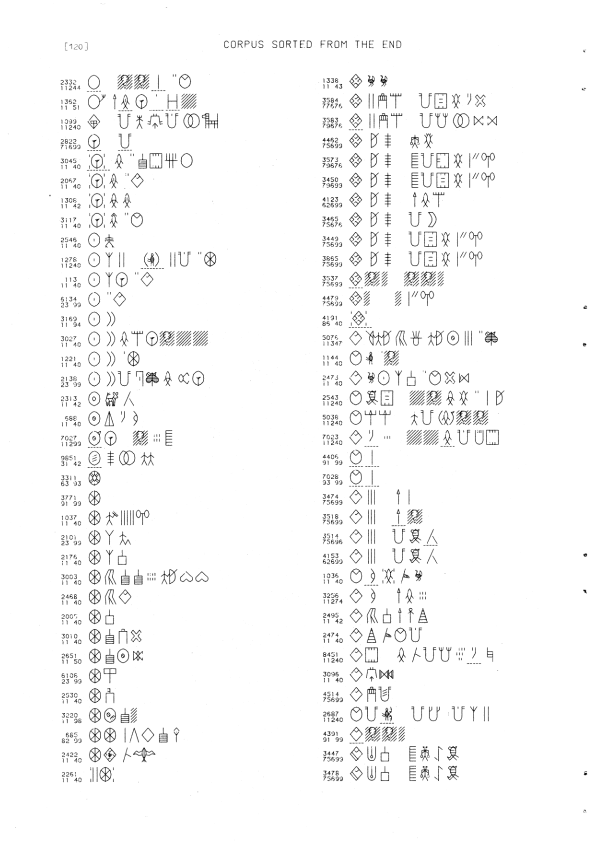
#> input picture experiments/2026-10-07-helsinki1979-digitization/repair/2026-10-07-v1/blind/page-count-source/pdf121.png, 1190 x 1682 px, given in place of seal_images, which was not available (shown at 1/2 size)
$ python -i contact_sheet.py   (imports and definitions only)
#> lines starting #> are read from the running program, lines starting #| are printed output that depends on the picture
"""Compose local image crops into labelled contact sheets for visual checking.

Usage (from the repository root):
    python -I experiments/2026-10-13-image-index-and-units/contact_sheet.py OUT.png NAME [NAME ...]
    python -I experiments/2026-10-13-image-index-and-units/contact_sheet.py OUT.png --list FILE.txt

Each NAME is a file in data/lipi/public/seal_images/. Each cell holds the whole crop scaled
to fit (caption included) with a numbered label above it, so the reader can check the
printed caption against the file name. Options: --cols N (default 4), --cell W (default
420 pixels), --labels short|full, --bottom F (show the lower fraction F of each crop,
enlarged, to read a caption). Sheets are written under
data/raw/2026-10-13-image-index-and-units/ and never tracked, because they reproduce
CISI photographs.
"""
import argparse
import pathlib
import sys

from PIL import Image, ImageDraw, ImageFont

ROOT = pathlib.Path(__file__).resolve().parents[2]
CROPS = ROOT / "data/lipi/public/seal_images"
RAW = ROOT / "data/raw/2026-10-13-image-index-and-units"


def font(size):
#> called with size = 16
    for name in ("arial.ttf", "DejaVuSans.ttf"):
        try:
            return ImageFont.truetype(name, size)
        except OSError:
            continue
    return ImageFont.load_default()


def sheet(names, out, cols=4, cell=420, labels="full", numbers=None, bottom=None):
    f = font(16)
    label_h = 24
    rows = (len(names) + cols - 1) // cols
    canvas = Image.new("RGB", (cols * cell, rows * (cell + label_h)), "white")
#> canvas: PIL image 1680x10656 RGB; every value is 255
    draw = ImageDraw.Draw(canvas)
    for i, name in enumerate(names):
        r, c = divmod(i, cols)
        x0, y0 = c * cell, r * (cell + label_h)
        num = numbers[i] if numbers else str(i + 1)
        text = num if labels == "short" else f"{num}: {name}"
        draw.text((x0 + 4, y0 + 3), text[:60], fill="red", font=f)
        try:
            im = Image.open(CROPS / name).convert("RGB")
        except (OSError, FileNotFoundError):
            draw.text((x0 + 10, y0 + label_h + 10), "unreadable", fill="red", font=f)
            continue
        if bottom:
            w, h = im.size
            im = im.crop((0, int(h * (1 - bottom)), w, h))
            scale = (cell - 8) / max(im.size)
            im = im.resize((max(1, int(im.size[0] * scale)), max(1, int(im.size[1] * scale))))
        im.thumbnail((cell - 8, cell - 8))
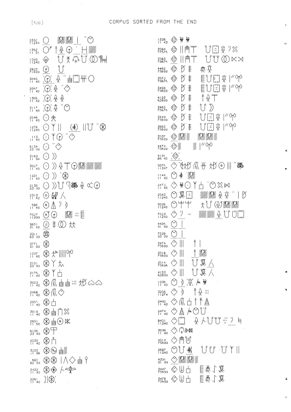
#> im: PIL image 291x412 RGB; min 62, max 255, mean 248.2
        canvas.paste(im, (x0 + 4, y0 + label_h + 2))
#> pass 3 of the loop in sheet, `for i, name in enumerate(names):`:
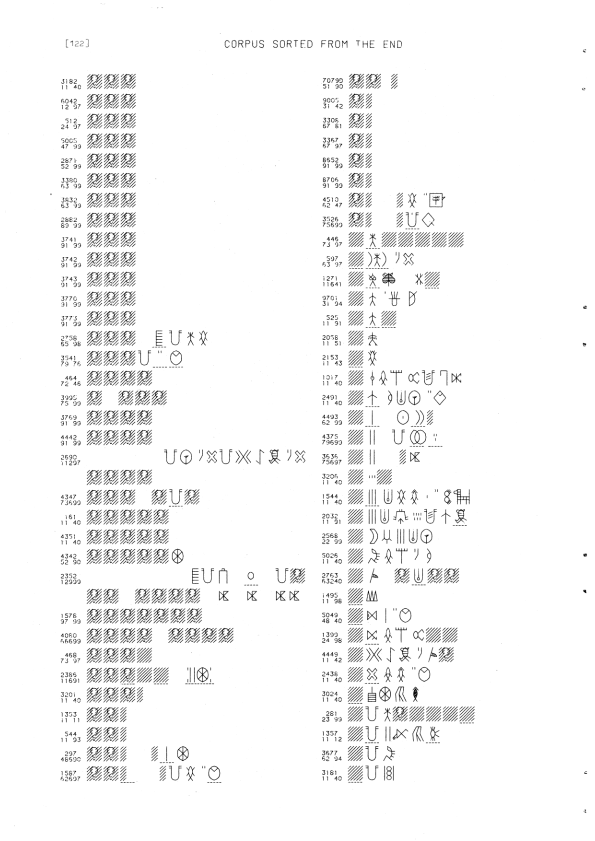
#> input picture experiments/2026-10-07-helsinki1979-digitization/repair/2026-10-07-v1/blind/page-count-source/pdf123.png, 1190 x 1682 px, given in place of , which was not available (shown at 1/2 size)
#> in sheet, `im.thumbnail((cell - 8, cell - 8))`:
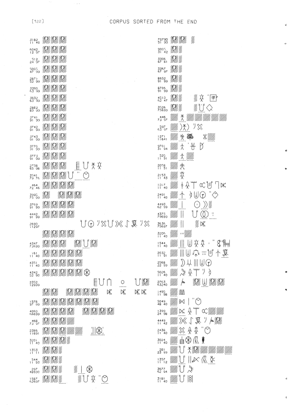
#> im: PIL image 291x412 RGB; min 36, max 255, mean 245.9
#> in sheet, `canvas.paste(im, (x0 + 4, y0 + label_h + 2))`:
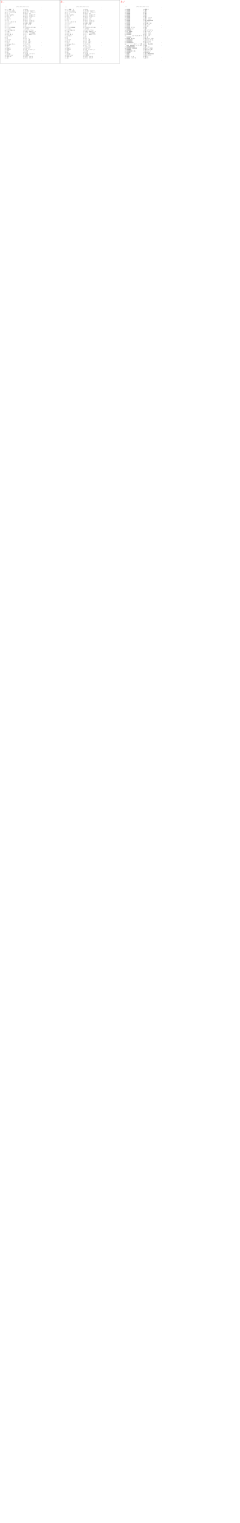
#> canvas: PIL image 1680x10656 RGB (shown at 1/7 size); mean R, G, B 254.8, 254.8, 254.8
#> the loop made 95 passes; the first 3 are shown
        draw.rectangle([x0, y0, x0 + cell - 1, y0 + cell + label_h - 1], outline="gray")
#> (the run stopped early here; a loop or call above may not have finished)
